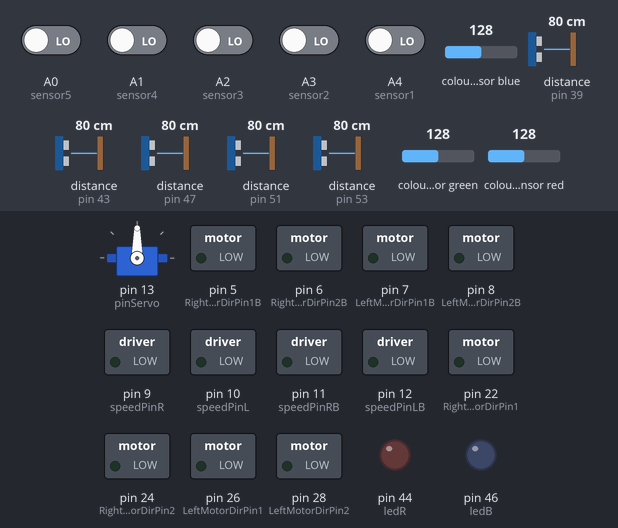
Simulated run of this sketch. Board: Arduino Mega 2560, built with avr-gcc and run on an emulated ATmega2560. On the bench: servo, switched loads named in the sketch (green lamp = pin HIGH), output pins drawn as LEDs (lit = HIGH). Dashed ring = blinking. The inputs (shaded band) are chosen by the test bench; at power-on: A0 (sensor5), A1 (sensor4), A2 (sensor3), A3 (sensor2), A4 (sensor1) LOW, colour sensor blue 128, distance to the obstacle (sensors on pin 43, pin 39, pin 47, pin 51, pin 53) 80 cm, colour sensor green 128, colour sensor red 128.

Above: at 1.06 s.
1.3 s: colour sensor blue set to 131
At 2.49 s:
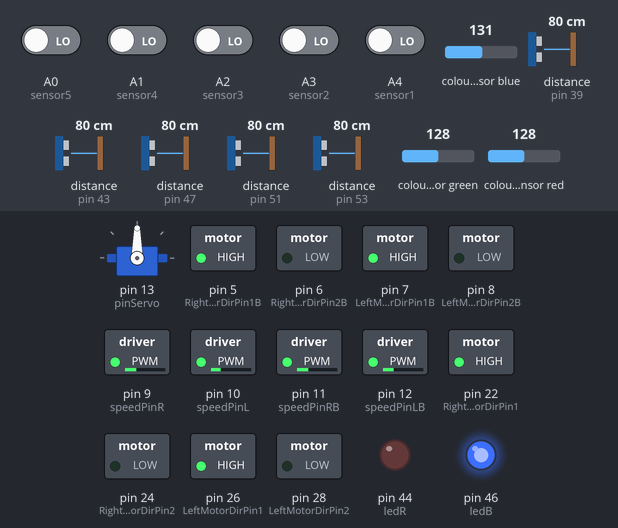
4.8 s: distance to the obstacle (sensor on pin 43) set to 2 cm
At 6.4 s:
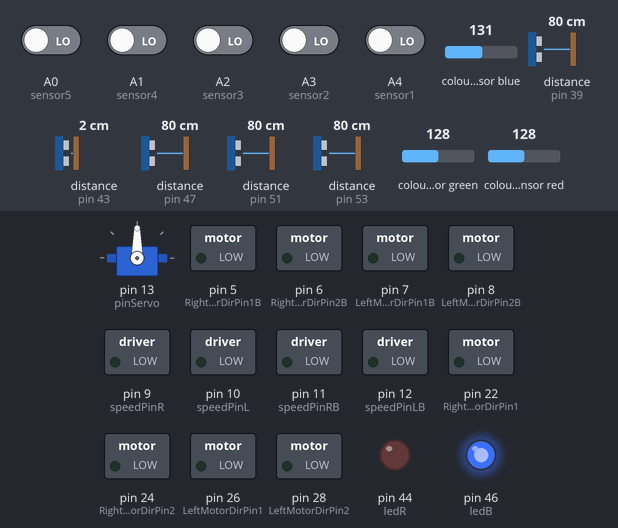
8.4 s: colour sensor green set to 134
At 9.74 s:
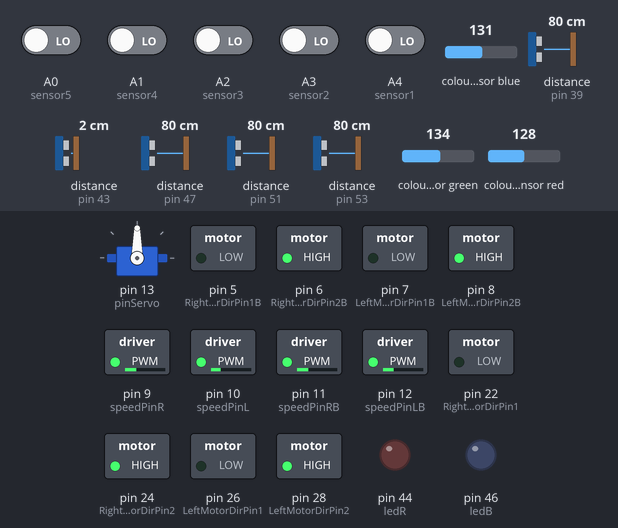
12.5 s: colour sensor blue set to 139
At 13.43 s:
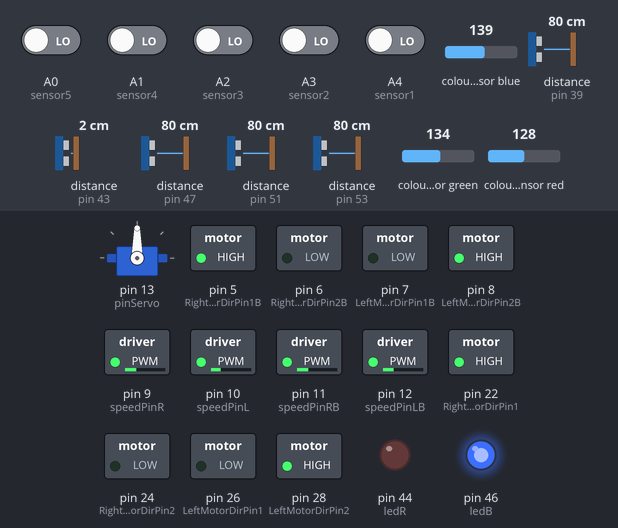
16.0 s: colour sensor blue set to 5
At 17.23 s:
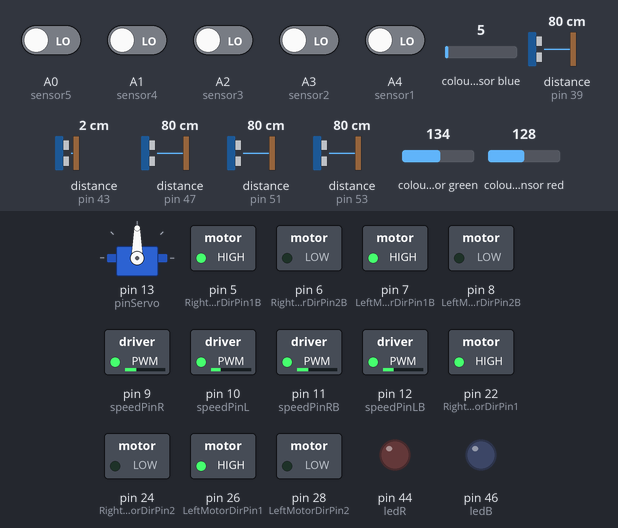
Timing chart, 0 to 20.5 s (numbered marks = the images above; inputs shaded):
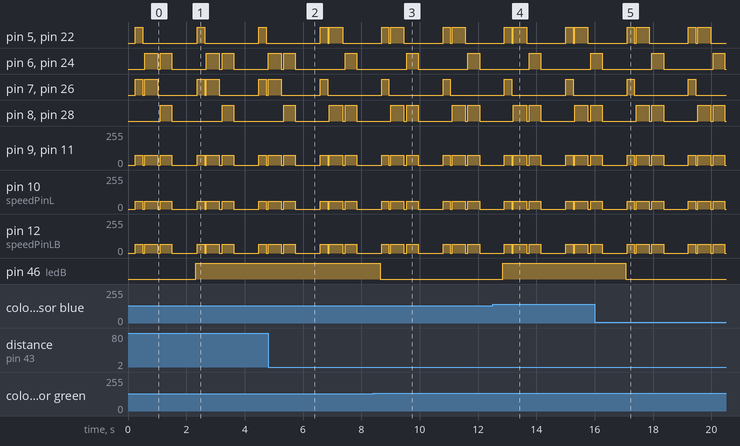

Measured:
- the behaviour switches between 128 and 129 on colour sensor blue (found by bisection; images 0 and 1)
- the behaviour switches between 130 and 131 on colour sensor green (found by bisection; images 2 and 3)
- the behaviour switches between 134 and 135 on colour sensor blue (found by bisection; images 3 and 4)
- after the input at 1.3 s, pin 46 (ledB): LOW → HIGH after 1.0 s
- after the input at 4.8 s, pin 7 (LeftMotorDirPin1B), pin 26 (LeftMotorDirPin1): goes on until 6.8 s, then stays LOW
- after the input at 8.4 s, pin 46 (ledB): HIGH → LOW after 0.25 s
- after the input at 12.5 s, pin 46 (ledB): LOW → HIGH after 0.35 s
- after the input at 16.0 s, pin 46 (ledB): HIGH → LOW after 1.1 s

The sketch:

color.ino
```cpp
#include <Wire.h>
#include <Adafruit_TCS34725.h>
#include <Servo.h>
#include <NewPing.h>

Adafruit_TCS34725 tcs = Adafruit_TCS34725(TCS34725_INTEGRATIONTIME_50MS, TCS34725_GAIN_4X);

const int ledR = 44;
const int ledG = 45;
const int ledB = 46;

#define SPEED 100
#define TURN_SPEED 85
#define Strafe_Speed 70

#define MID_SPEED 75
#define HIGH_SPEED 100
#define LOW_SPEED 60

#define LONG_DELAY_TIME 70
#define DELAY_TIME 50
#define SHORT_DELAY_TIME 30

#define speedPinR 9
#define RightMotorDirPin1 22
#define RightMotorDirPin2 24
#define speedPinL 10
#define LeftMotorDirPin1 26
#define LeftMotorDirPin2 28

#define speedPinRB 11
#define RightMotorDirPin1B 5
#define RightMotorDirPin2B 6
#define speedPinLB 12
#define LeftMotorDirPin1B 7
#define LeftMotorDirPin2B 8

#define MAX_DISTANCE 300

NewPing sonar1(52,53, MAX_DISTANCE);
NewPing sonar2(50,51, MAX_DISTANCE);
NewPing sonar3(48,47, MAX_DISTANCE);
NewPing sonar4(42,43, MAX_DISTANCE);
NewPing sonar5(38,39, MAX_DISTANCE);

#define sensor1   A4
#define sensor2   A3
#define sensor3   A2
#define sensor4   A1
#define sensor5   A0

const int FRONT_CLEAR_TH = 12;
const int FRONT_CAUTION_TH = 7;
const int SIDE_SAFE_TH = 6;
const int BACK_SAFE_TH = 8;

const float RIGHT_BOOST = 1.20;

Servo garra;
int pinServo = 13;
bool garraAbierta = true;

void FR_fwd(int speed){
  int sp = (int)(speed * RIGHT_BOOST); if(sp>255) sp=255;
  digitalWrite(RightMotorDirPin1, LOW);
  digitalWrite(RightMotorDirPin2, HIGH);
  analogWrite(speedPinR, sp);
}
void FR_bck(int speed){
  int sp = (int)(speed * RIGHT_BOOST); if(sp>255) sp=255;
  digitalWrite(RightMotorDirPin1, HIGH);
  digitalWrite(RightMotorDirPin2, LOW);
  analogWrite(speedPinR, sp);
}
void FL_fwd(int speed){ digitalWrite(LeftMotorDirPin1,LOW); digitalWrite(LeftMotorDirPin2,HIGH); analogWrite(speedPinL,speed); }
void FL_bck(int speed){ digitalWrite(LeftMotorDirPin1,HIGH); digitalWrite(LeftMotorDirPin2,LOW); analogWrite(speedPinL,speed); }
void RR_fwd(int speed){
  int sp = (int)(speed * RIGHT_BOOST); if(sp>255) sp=255;
  digitalWrite(RightMotorDirPin1B, LOW);
  digitalWrite(RightMotorDirPin2B, HIGH);
  analogWrite(speedPinRB, sp);
}
void RR_bck(int speed){
  int sp = (int)(speed * RIGHT_BOOST); if(sp>255) sp=255;
  digitalWrite(RightMotorDirPin1B, HIGH);
  digitalWrite(RightMotorDirPin2B, LOW);
  analogWrite(speedPinRB, sp);
}
void RL_fwd(int speed){
  int boostedSpeed = speed * 1.1;
  if(boostedSpeed > 255) boostedSpeed = 255;
  digitalWrite(LeftMotorDirPin1B,LOW);
  digitalWrite(LeftMotorDirPin2B,HIGH);
  analogWrite(speedPinLB, boostedSpeed);
}
void RL_bck(int speed){
  int boostedSpeed = speed * 1.1;
  if(boostedSpeed > 255) boostedSpeed = 255;
  digitalWrite(LeftMotorDirPin1B,HIGH);
  digitalWrite(LeftMotorDirPin2B,LOW);
  analogWrite(speedPinLB, boostedSpeed);
}
void stop_Stop(){ analogWrite(speedPinLB,0); analogWrite(speedPinRB,0); analogWrite(speedPinL,0); analogWrite(speedPinR,0); }
void go_advance(int speed){ RL_fwd(speed); RR_fwd(speed); FR_fwd(speed); FL_fwd(speed); }
void go_back(int speed){ RL_bck(speed); RR_bck(speed); FR_bck(speed); FL_bck(speed); }
void left_turn(int speed){ RL_bck(speed); RR_fwd(speed); FR_fwd(speed); FL_bck(0); }
void right_turn(int speed){ RL_fwd(speed); RR_bck(0); FR_bck(0); FL_fwd(speed); }
void strafe_right(int s){ RL_bck(s); RR_fwd(s); FR_bck(s); FL_fwd(s); }
void strafe_left(int s){ RL_fwd(s); RR_bck(s); FR_fwd(s); FL_bck(s); }

void forward(int speed_left,int speed_right){
  RL_fwd(speed_left);
  RR_fwd(speed_right);
  FR_fwd(speed_right);
  FL_fwd(speed_left);
}
void reverse_(int speed){
  RL_bck(speed);
  RR_bck(speed);
  FR_bck(speed);
  FL_bck(speed);
}
void sharpRightTurn(int speed_left,int speed_right){
  RL_fwd(speed_left);
  RR_bck(speed_right);
  FR_bck(speed_right);
  FL_fwd(speed_left);
}
void sharpLeftTurn(int speed_left,int speed_right){
  RL_bck(speed_left);
  RR_fwd(speed_right);
  FR_fwd(speed_right);
  FL_bck(speed_left);
}
void stop_bot(){
  analogWrite(speedPinLB,0);
  analogWrite(speedPinRB,0);
  analogWrite(speedPinL,0);
  analogWrite(speedPinR,0);
  digitalWrite(RightMotorDirPin1B, LOW);
  digitalWrite(RightMotorDirPin2B,LOW);
  digitalWrite(LeftMotorDirPin1B, LOW);
  digitalWrite(LeftMotorDirPin2B,LOW);
  digitalWrite(RightMotorDirPin1, LOW);
  digitalWrite(RightMotorDirPin2,LOW);
  digitalWrite(LeftMotorDirPin1, LOW);
  digitalWrite(LeftMotorDirPin2,LOW);
  delay(30);
}

void init_GPIO(){
  pinMode(RightMotorDirPin1, OUTPUT);
  pinMode(RightMotorDirPin2, OUTPUT);
  pinMode(speedPinR, OUTPUT);
  pinMode(LeftMotorDirPin1, OUTPUT);
  pinMode(LeftMotorDirPin2, OUTPUT);
  pinMode(speedPinL, OUTPUT);
  pinMode(RightMotorDirPin1B, OUTPUT);
  pinMode(RightMotorDirPin2B, OUTPUT);
  pinMode(speedPinRB, OUTPUT);
  pinMode(LeftMotorDirPin1B, OUTPUT);
  pinMode(LeftMotorDirPin2B, OUTPUT);
  pinMode(speedPinLB, OUTPUT);
  pinMode(ledR, OUTPUT);
  pinMode(ledG, OUTPUT);
  pinMode(ledB, OUTPUT);
  pinMode(sensor1, INPUT);
  pinMode(sensor2, INPUT);
  pinMode(sensor3, INPUT);
  pinMode(sensor4, INPUT);
  pinMode(sensor5, INPUT);
  stop_Stop();
}

unsigned int read_cm_avg(NewPing &s){
  unsigned long sum = 0;
  int n = 3;
  for(int i=0;i<n;i++){ sum += s.ping_cm(); delay(5); }
  return (unsigned int)(sum / n);
}

void setLED_blanco(){ analogWrite(ledR,255); analogWrite(ledG,255); analogWrite(ledB,255); }

String checarColor(){
  uint16_t r,g,b,c;
  float red,green,blue;
  tcs.getRawData(&r,&g,&b,&c);
  if(c==0) c=1;
  red   = (float)r / c * 256;
  green = (float)g / c * 256;
  blue  = (float)b / c * 256;
  analogWrite(ledR,0); analogWrite(ledG,0); analogWrite(ledB,0);
  if(blue > green && blue>red){ analogWrite(ledB,255); return "Azul"; }
  else if((red+green+blue) < 320){ return "Negro"; }
  else if((red > 155 && red <180) && (green > 105 && green < 135 )&& (blue > 65 && blue < 95)){ analogWrite(ledR,255); analogWrite(ledG,255); return "Amarillo"; }
  else if((red > 175 && red <200) && (green > 100 && green<120)&& (blue>100 && blue<125)){ analogWrite(ledR,255); analogWrite(ledB,255); return "Rosa"; }
  else if (green>red && green>blue ){ return "Verde"; }
  else if(red>green && red>blue){ return "Rojo"; }
  else { return "Null"; }
}

void mostrarColorRGB(String color){
  if(color == "Rojo"){ analogWrite(ledR,0); analogWrite(ledG,255); analogWrite(ledB,255); }
  else if(color == "Azul"){ analogWrite(ledR,255); analogWrite(ledG,0); analogWrite(ledB,255); }
  else if(color == "Verde"){ analogWrite(ledR,255); analogWrite(ledG,255); analogWrite(ledB,0); }
  else if(color == "Rosa"){ analogWrite(ledR,80); analogWrite(ledG,60); analogWrite(ledB,255); }
  else if(color == "Amarillo"){ analogWrite(ledR,0); analogWrite(ledG,255); analogWrite(ledB,80); }
  else if(color == "Negro"){
    for(int i=0;i<3;i++){
      analogWrite(ledR,0); analogWrite(ledG,255); analogWrite(ledB,255); delay(150);
      analogWrite(ledR,255); analogWrite(ledG,255); analogWrite(ledB,0); delay(150);
    }
    analogWrite(ledR,255); analogWrite(ledG,255); analogWrite(ledB,255);
  } else { setLED_blanco(); }
}

bool isBlackIR(){
  int s0 = digitalRead(sensor1);
  int s1 = digitalRead(sensor2);
  int s2 = digitalRead(sensor3);
  int s3 = digitalRead(sensor4);
  int s4 = digitalRead(sensor5);
  int zeros = (s0==0) + (s1==0) + (s2==0) + (s3==0) + (s4==0);
  return zeros >= 3;
}

bool mustAvoidBlacks(){
  String c = checarColor();
  if (c == "Negro") return true;
  if (isBlackIR()) return true;
  return false;
}

const int TURN_90_MS = 450;
const int TILE_MOVE_MS = 400;

void turnRight90(){
  stop_bot();
  RL_fwd(LOW_SPEED);
  RR_bck(LOW_SPEED);
  FR_bck(LOW_SPEED);
  FL_fwd(LOW_SPEED);
  delay(TURN_90_MS);
  stop_bot();
  delay(60);
}
void turnLeft90(){
  stop_bot();
  RL_bck(LOW_SPEED);
  RR_fwd(LOW_SPEED);
  FR_fwd(LOW_SPEED);
  FL_bck(LOW_SPEED);
  delay(TURN_90_MS);
  stop_bot();
  delay(60);
}
void moveOneTileForward(){
  go_advance(LOW_SPEED);
  delay(TILE_MOVE_MS);
  stop_bot();
  delay(500);
}

void afterRed(){
   turnLeft90();
   String curColor = checarColor();
   while(curColor =! "Verde"){
   go_advance(SPEED);
   delay(1300);
   strafe_left(SPEED);
   delay(1500);
   strafe_right(SPEED);
   delay(1200);
   }
   if (curColor=="Verde"){
    go_back(SPEED);
    delay(350);
    stop_bot();
    delay(9000);

   }
}

void rightHandStep(){
  unsigned int dR  = read_cm_avg(sonar1);
  unsigned int dFR = read_cm_avg(sonar2);
  unsigned int dFL = read_cm_avg(sonar3);
  unsigned int dL  = read_cm_avg(sonar4);
  unsigned int dB  = read_cm_avg(sonar5);
  String curColor = checarColor();
  if(curColor == "Rojo"){
    stop_bot();
    mostrarColorRGB(curColor);
    afterRed();
    return;
  }
  if(mustAvoidBlacks()){
    reverse_(LOW_SPEED);
    delay(250);
    stop_bot();
    if(dR > dL){ turnRight90(); moveOneTileForward(); }
    else { turnLeft90(); moveOneTileForward(); }
    return;
  }
  if(dR > SIDE_SAFE_TH){
    turnRight90();
    moveOneTileForward();
    return;
  }
  if(dFR > FRONT_CLEAR_TH && dFL > FRONT_CLEAR_TH){
    moveOneTileForward();
    return;
  }
  if(dFR > FRONT_CLEAR_TH && dFL <= FRONT_CLEAR_TH){
    moveOneTileForward();
    return;
  }
  if(dFL > FRONT_CLEAR_TH && dFR <= FRONT_CLEAR_TH){
    moveOneTileForward();
    return;
  }
  if(dL > SIDE_SAFE_TH){
    turnLeft90();
    moveOneTileForward();
    return;
  }
  if(dB > BACK_SAFE_TH){
    go_back(LOW_SPEED);
    delay(TILE_MOVE_MS/2);
    stop_bot();
    delay(60);
    turnRight90();
    moveOneTileForward();
    return;
  }
  turnRight90();
  turnRight90();
  moveOneTileForward();
}

void explore(){
  rightHandStep();
}

void abrirGarra(){ garra.write(55); garraAbierta = true; }
void cerrarGarra(){ garra.write(145); garraAbierta = false; }

void setup(){
  Serial.begin(9600);
  init_GPIO();
  pinMode(ledR, OUTPUT);
  pinMode(ledG, OUTPUT);
  pinMode(ledB, OUTPUT);
  garra.attach(pinServo);
  if(!tcs.begin()){
    while(1);
  }
}

void loop(){
  explore();
  delay(80);
}
```
